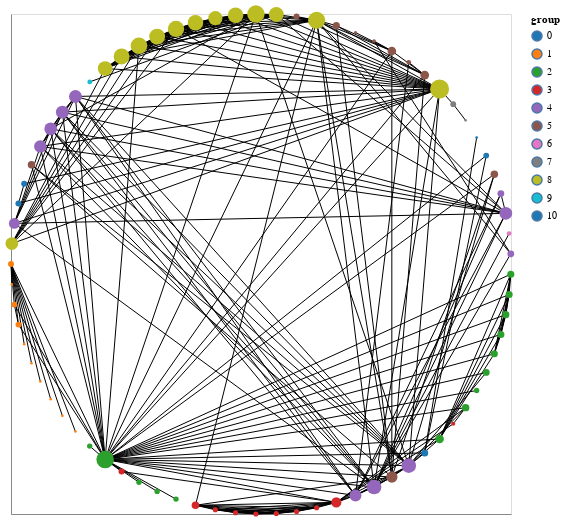

Notebook code cell kept with this figure:
### Code cell
nxa.draw_networkx(G, pos=nx.shell_layout(G),
    node_size="Eigenvector Centrality:Q",
    node_color="group:N",
    cmap="category10",
    node_tooltip='name:N',
    linewidths=0
).properties(width=500, height=500)

### Figure 1 — Vega-Lite specification as saved in the notebook (floating-point values rounded to 4 significant figures; data arrays with more than 128 entries replaced by an {"elided": "..."} marker saying what was removed)
{"config": {"view": {"continuousWidth": 300, "continuousHeight": 300}}, "layer": [{"data": {"name": "data-a62dcf010dfa22e1806dfb55efddf98f"}, "mark": {"type": "line", "color": "black", "opacity": 1, "strokeWidth": 1}, "encoding": {"detail": {"field": "edge", "type": "quantitative"}, "x": {"axis": {"grid": false, "labels": false, "ticks": false, "title": ""}, "field": "x", "type": "quantitative"}, "y": {"axis": {"grid": false, "labels": false, "ticks": false, "title": ""}, "field": "y", "type": "quantitative"}}}, {"data": {"name": "data-66656228ed8a193360cfcbbc5307fd1a"}, "mark": {"type": "point", "fill": "group:N", "opacity": 1, "strokeWidth": 0}, "encoding": {"fill": {"field": "group", "scale": {"scheme": "category10"}, "type": "nominal"}, "size": {"field": "Eigenvector Centrality", "legend": null, "type": "quantitative"}, "tooltip": {"field": "name", "type": "nominal"}, "x": {"axis": {"grid": false, "labels": false, "ticks": false}, "field": "x", "type": "quantitative"}, "y": {"axis": {"grid": false, "labels": false, "ticks": false}, "field": "y", "type": "quantitative"}}}], "height": 500, "width": 500, "$schema": "https://vega.github.io/schema/vega-lite/v5.8.0.json", "datasets": {"data-a62dcf010dfa22e1806dfb55efddf98f": {"elided": "508 records"}, "data-66656228ed8a193360cfcbbc5307fd1a": [{"degree": 10, "y": -8.742e-08, "group": 1, "Eigenvector Centrality": 0.02813, "name": "Myriel", "x": -1.0}, {"degree": 1, "y": -0.08151, "group": 1, "Eigenvector Centrality": 0.002343, "name": "Napoleon", "x": -0.9967}, {"degree": 3, "y": -0.1625, "group": 1, "Eigenvector Centrality": 0.02687, "name": "Mlle.Baptistine", "x": -0.9867}, {"degree": 3, "y": -0.2424, "group": 1, "Eigenvector Centrality": 0.02687, "name": "Mme.Magloire", "x": -0.9702}, {"degree": 1, "y": -0.3206, "group": 1, "Eigenvector Centrality": 0.002343, "name": "CountessdeLo", "x": -0.9472}, {"degree": 1, "y": -0.3968, "group": 1, "Eigenvector Centrality": 0.002343, "name": "Geborand", "x": -0.9179}, {"degree": 1, "y": -0.4703, "group": 1, "Eigenvector Centrality": 0.002343, "name": "Champtercier", "x": -0.8825}, {"degree": 1, "y": -0.5406, "group": 1, "Eigenvector Centrality": 0.002343, "name": "Cravatte", "x": -0.8413}, {"degree": 1, "y": -0.6074, "group": 1, "Eigenvector Centrality": 0.002343, "name": "Count", "x": -0.7944}, {"degree": 1, "y": -0.6701, "group": 1, "Eigenvector Centrality": 0.002343, "name": "OldMan", "x": -0.7422}, {"degree": 1, "y": -0.7284, "group": 2, "Eigenvector Centrality": 0.02229, "name": "Labarre", "x": -0.6851}, {"degree": 36, "y": -0.7818, "group": 2, "Eigenvector Centrality": 0.2676, "name": "Valjean", "x": -0.6235}, {"degree": 2, "y": -0.8301, "group": 3, "Eigenvector Centrality": 0.02977, "name": "Marguerite", "x": -0.5577}, {"degree": 1, "y": -0.8727, "group": 2, "Eigenvector Centrality": 0.02229, "name": "Mme.deR", "x": -0.4882}, {"degree": 1, "y": -0.9096, "group": 2, "Eigenvector Centrality": 0.02229, "name": "Isabeau", "x": -0.4154}, {"degree": 1, "y": -0.9405, "group": 2, "Eigenvector Centrality": 0.02229, "name": "Gervais", "x": -0.3399}, {"degree": 9, "y": -0.965, "group": 3, "Eigenvector Centrality": 0.04815, "name": "Tholomyes", "x": -0.2621}, {"degree": 7, "y": -0.9832, "group": 3, "Eigenvector Centrality": 0.01969, "name": "Listolier", "x": -0.1826}, {"degree": 7, "y": -0.9948, "group": 3, "Eigenvector Centrality": 0.01969, "name": "Fameuil", "x": -0.1018}, {"degree": 7, "y": -0.9998, "group": 3, "Eigenvector Centrality": 0.01969, "name": "Blacheville", "x": -0.0204}, {"degree": 7, "y": -0.9981, "group": 3, "Eigenvector Centrality": 0.01969, "name": "Favourite", "x": 0.06116}, {"degree": 7, "y": -0.9898, "group": 3, "Eigenvector Centrality": 0.01969, "name": "Dahlia", "x": 0.1423}, {"degree": 7, "y": -0.9749, "group": 3, "Eigenvector Centrality": 0.01969, "name": "Zephine", "x": 0.2225}, {"degree": 15, "y": -0.9535, "group": 3, "Eigenvector Centrality": 0.08976, "name": "Fantine", "x": 0.3012}, {"degree": 11, "y": -0.9258, "group": 4, "Eigenvector Centrality": 0.1223, "name": "Mme.Thenardier", "x": 0.378}, {"degree": 16, "y": -0.8919, "group": 4, "Eigenvector Centrality": 0.1878, "name": "Thenardier", "x": 0.4522}, {"degree": 11, "y": -0.8521, "group": 5, "Eigenvector Centrality": 0.111, "name": "Cosette", "x": 0.5234}, {"degree": 17, "y": -0.8066, "group": 4, "Eigenvector Centrality": 0.1842, "name": "Javert", "x": 0.5911}, {"degree": 4, "y": -0.7557, "group": 0, "Eigenvector Centrality": 0.04005, "name": "Fauchelevent", "x": 0.6549}, {"degree": 8, "y": -0.6999, "group": 2, "Eigenvector Centrality": 0.06228, "name": "Bamatabois", "x": 0.7143}, {"degree": 2, "y": -0.6393, "group": 3, "Eigenvector Centrality": 0.01131, "name": "Perpetue", "x": 0.769}, {"degree": 4, "y": -0.5745, "group": 2, "Eigenvector Centrality": 0.04606, "name": "Simplice", "x": 0.8185}, {"degree": 1, "y": -0.5059, "group": 2, "Eigenvector Centrality": 0.02229, "name": "Scaufflaire", "x": 0.8626}, {"degree": 2, "y": -0.4339, "group": 2, "Eigenvector Centrality": 0.03764, "name": "Woman1", "x": 0.901}, {"degree": 6, "y": -0.359, "group": 2, "Eigenvector Centrality": 0.04121, "name": "Judge", "x": 0.9333}, {"degree": 6, "y": -0.2817, "group": 2, "Eigenvector Centrality": 0.04121, "name": "Champmathieu", "x": 0.9595}, {"degree": 6, "y": -0.2026, "group": 2, "Eigenvector Centrality": 0.04121, "name": "Brevet", "x": 0.9793}, {"degree": 6, "y": -0.1221, "group": 2, "Eigenvector Centrality": 0.04121, "name": "Chenildieu", "x": 0.9925}, {"degree": 6, "y": -0.04079, "group": 2, "Eigenvector Centrality": 0.04121, "name": "Cochepaille", "x": 0.9992}, {"degree": 3, "y": 0.04079, "group": 4, "Eigenvector Centrality": 0.03793, "name": "Pontmercy", "x": 0.9992}, {"degree": 1, "y": 0.1221, "group": 6, "Eigenvector Centrality": 0.01564, "name": "Boulatruelle", "x": 0.9925}, {"degree": 11, "y": 0.2026, "group": 4, "Eigenvector Centrality": 0.1419, "name": "Eponine", "x": 0.9793}, {"degree": 3, "y": 0.2817, "group": 4, "Eigenvector Centrality": 0.03765, "name": "Anzelma", "x": 0.9595}, {"degree": 3, "y": 0.359, "group": 5, "Eigenvector Centrality": 0.04688, "name": "Woman2", "x": 0.9333}, {"degree": 2, "y": 0.4339, "group": 0, "Eigenvector Centrality": 0.02563, "name": "MotherInnocent", "x": 0.901}, {"degree": 1, "y": 0.5059, "group": 0, "Eigenvector Centrality": 0.003336, "name": "Gribier", "x": 0.8626}, {"degree": 1, "y": 0.5745, "group": 7, "Eigenvector Centrality": 0.00222, "name": "Jondrette", "x": 0.8185}, {"degree": 2, "y": 0.6393, "group": 7, "Eigenvector Centrality": 0.02666, "name": "Mme.Burgon", "x": 0.769}, {"degree": 22, "y": 0.6999, "group": 8, "Eigenvector Centrality": 0.3178, "name": "Gavroche", "x": 0.7143}, {"degree": 7, "y": 0.7557, "group": 5, "Eigenvector Centrality": 0.0654, "name": "Gillenormand", "x": 0.6549}, {"degree": 2, "y": 0.8066, "group": 5, "Eigenvector Centrality": 0.01563, "name": "Magnon", "x": 0.5911}, {"degree": 7, "y": 0.8521, "group": 5, "Eigenvector Centrality": 0.06317, "name": "Mlle.Gillenormand", "x": 0.5234}, {"degree": 2, "y": 0.8919, "group": 5, "Eigenvector Centrality": 0.008421, "name": "Mme.Pontmercy", "x": 0.4522}, {"degree": 1, "y": 0.9258, "group": 5, "Eigenvector Centrality": 0.005262, "name": "Mlle.Vaubois", "x": 0.378}, {"degree": 4, "y": 0.9535, "group": 5, "Eigenvector Centrality": 0.04154, "name": "Lt.Gillenormand", "x": 0.3012}, {"degree": 19, "y": 0.9749, "group": 8, "Eigenvector Centrality": 0.2591, "name": "Marius", "x": 0.2225}, {"degree": 2, "y": 0.9898, "group": 5, "Eigenvector Centrality": 0.02703, "name": "BaronessT", "x": 0.1423}, {"degree": 11, "y": 0.9981, "group": 8, "Eigenvector Centrality": 0.195, "name": "Mabeuf", "x": 0.06116}, {"degree": 15, "y": 0.9998, "group": 8, "Eigenvector Centrality": 0.2672, "name": "Enjolras", "x": -0.0204}, {"degree": 11, "y": 0.9948, "group": 8, "Eigenvector Centrality": 0.2107, "name": "Combeferre", "x": -0.1018}, {"degree": 9, "y": 0.9832, "group": 8, "Eigenvector Centrality": 0.1758, "name": "Prouvaire", "x": -0.1826}, {"degree": 11, "y": 0.965, "group": 8, "Eigenvector Centrality": 0.2107, "name": "Feuilly", "x": -0.2621}, {"degree": 13, "y": 0.9405, "group": 8, "Eigenvector Centrality": 0.2325, "name": "Courfeyrac", "x": -0.3399}, {"degree": 12, "y": 0.9096, "group": 8, "Eigenvector Centrality": 0.2216, "name": "Bahorel", "x": -0.4154}, {"degree": 13, "y": 0.8727, "group": 8, "Eigenvector Centrality": 0.2421, "name": "Bossuet", "x": -0.4882}, {"degree": 12, "y": 0.8301, "group": 8, "Eigenvector Centrality": 0.2216, "name": "Joly", "x": -0.5577}, {"degree": 10, "y": 0.7818, "group": 8, "Eigenvector Centrality": 0.1866, "name": "Grantaire", "x": -0.6235}, {"degree": 1, "y": 0.7284, "group": 9, "Eigenvector Centrality": 0.01624, "name": "MotherPlutarch", "x": -0.6851}, {"degree": 10, "y": 0.6701, "group": 4, "Eigenvector Centrality": 0.1454, "name": "Gueulemer", "x": -0.7422}, {"degree": 10, "y": 0.6074, "group": 4, "Eigenvector Centrality": 0.1454, "name": "Babet", "x": -0.7944}, {"degree": 10, "y": 0.5406, "group": 4, "Eigenvector Centrality": 0.1415, "name": "Claquesous", "x": -0.8413}, {"degree": 9, "y": 0.4703, "group": 4, "Eigenvector Centrality": 0.136, "name": "Montparnasse", "x": -0.8825}, {"degree": 3, "y": 0.3968, "group": 5, "Eigenvector Centrality": 0.04688, "name": "Toussaint", "x": -0.9179}, {"degree": 2, "y": 0.3206, "group": 10, "Eigenvector Centrality": 0.02888, "name": "Child1", "x": -0.9472}, {"degree": 2, "y": 0.2424, "group": 10, "Eigenvector Centrality": 0.02888, "name": "Child2", "x": -0.9702}, {"degree": 7, "y": 0.1625, "group": 4, "Eigenvector Centrality": 0.1013, "name": "Brujon", "x": -0.9867}, {"degree": 7, "y": 0.08151, "group": 8, "Eigenvector Centrality": 0.1407, "name": "Mme.Hucheloup", "x": -0.9967}]}}
